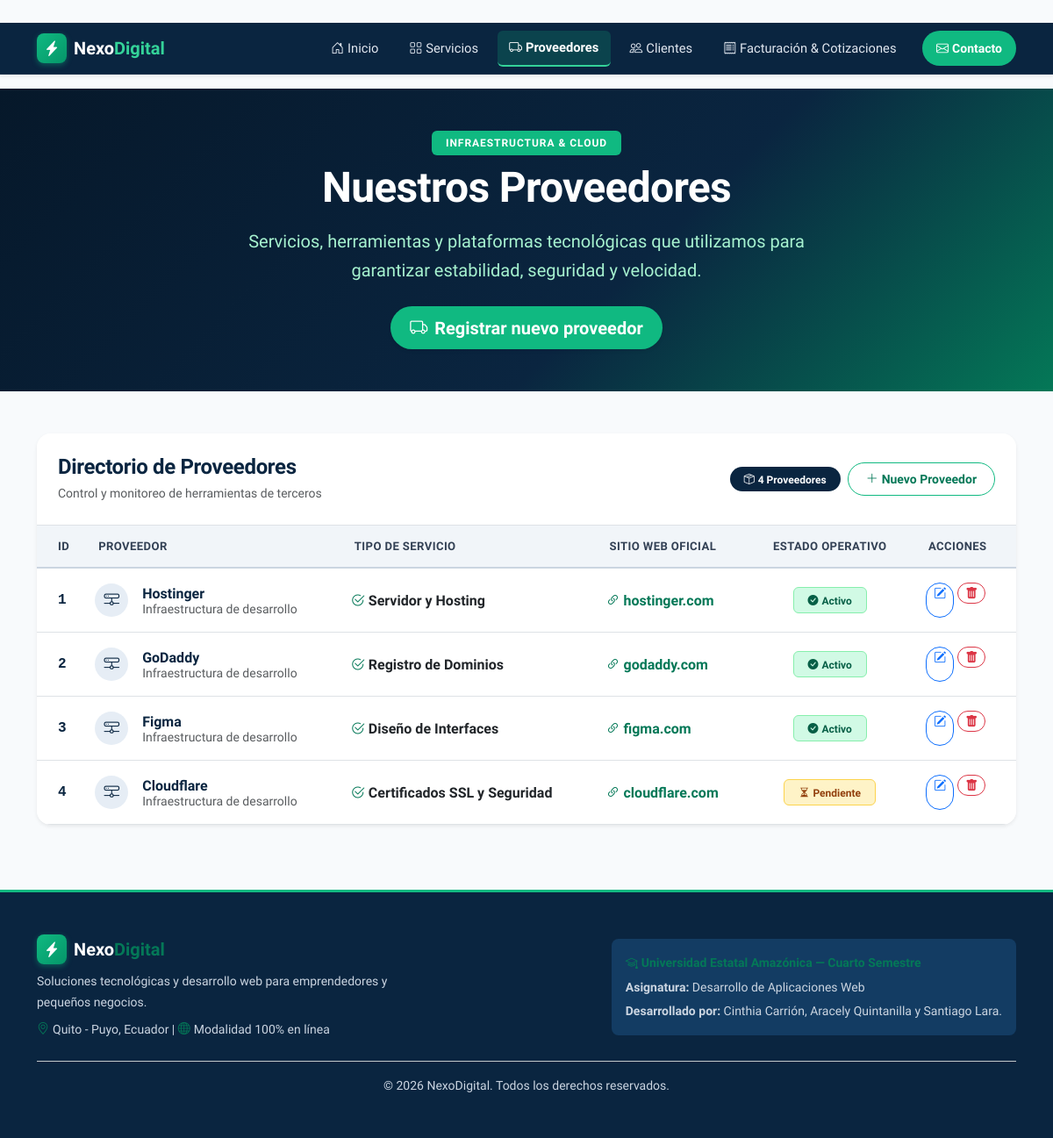
/proveedores, run on the app's committed database.
### tables this page shows
CREATE TABLE proveedores (
            id INTEGER PRIMARY KEY AUTOINCREMENT,
            nombre TEXT NOT NULL,
            tipo_servicio TEXT NOT NULL,
            sitio TEXT NOT NULL,
            estado_id INTEGER NOT NULL,
            FOREIGN KEY (estado_id) REFERENCES estados_proveedor (id)
        );

### app.py (the view)
@app.route('/proveedores')
def proveedores():
    conn = db.get_connection()
    lista_proveedores = conn.execute('''
        SELECT p.*, e.nombre AS estado_nombre
        FROM proveedores p
        JOIN estados_proveedor e ON p.estado_id = e.id
    ''').fetchall()
    conn.close()
    return render_template('proveedores.html', proveedores=lista_proveedores)

### templates/proveedores.html (shortened to what this page needs)
﻿{% extends "base.html" %}
{% block content %}
<section class="page-header py-5 text-white">
    <div class="container text-center">
        <span class="badge bg-emerald mb-2 px-3 py-2 text-uppercase fw-semibold tracking-wider">Infraestructura & Cloud</span>
        <h1 class="display-5 fw-bold mb-3">Nuestros Proveedores</h1>
        <p class="lead text-light-emerald mx-auto mb-4" style="max-width: 650px;">
            Servicios, herramientas y plataformas tecnológicas que utilizamos para garantizar estabilidad, seguridad y velocidad.
        </p>
        <div>
            <a href="{{ url_for('nuevo_proveedor') }}" class="btn btn-verde btn-lg shadow-sm">
                <i class="bi bi-truck me-2"></i>Registrar nuevo proveedor
            </a>
        </div>
    </div>
</section>
<section class="py-5">
    <div class="container">
        <div class="card shadow-sm border-0 rounded-4 overflow-hidden">
            <div class="card-header bg-white p-4 border-bottom d-flex justify-content-between align-items-center flex-wrap gap-2">
                <div>
                    <h2 class="h4 fw-bold text-navy mb-1">Directorio de Proveedores</h2>
                    <p class="text-muted small mb-0">Control y monitoreo de herramientas de terceros</p>
                </div>
                <div class="d-flex align-items-center gap-2">
                    <span class="badge bg-navy text-white px-3 py-2 rounded-pill">
                        <i class="bi bi-box-seam me-1"></i>{{ proveedores|length }} Proveedores
                    </span>
                    <a href="{{ url_for('nuevo_proveedor') }}" class="btn btn-outline-brand btn-sm">
                        <i class="bi bi-plus-lg me-1"></i>Nuevo Proveedor
                    </a>
                </div>
            </div>
            <div class="card-body p-0">
                {% if proveedores %}
                <div class="table-responsive">
                    <table class="table table-hover align-middle mb-0 custom-table">
                        <thead class="table-navy text-white">
                            <tr>
                                <th class="ps-4 py-3">ID</th>
                                <th class="py-3">Proveedor</th>
                                <th class="py-3">Tipo de Servicio</th>
                                <th class="py-3">Sitio Web Oficial</th>
                                <th class="py-3 text-center">Estado Operativo</th>
                                <th class="py-3 text-center pe-4">Acciones</th>
                            </tr>
                        </thead>
                        <tbody>
                            {% for proveedor in proveedores %}
                            <tr>
                                <td class="ps-4 py-3">
                                    <span class="fw-bold text-navy font-monospace">{{ proveedor.id }}</span>
                                </td>
                                <td class="py-3">
                                    <div class="d-flex align-items-center gap-3">
                                        <div class="avatar-circle">
                                            <i class="bi bi-hdd-network"></i>
                                        </div>
                                        <div>
                                            <span class="fw-bold text-navy d-block">{{ proveedor.nombre }}</span>
                                            <small class="text-muted">Infraestructura de desarrollo</small>
                                        </div>
                                    </div>
                                </td>
                                <td class="py-3">
                                    <span class="fw-semibold text-dark">
                                        <i class="bi bi-check2-circle text-emerald me-1"></i>{{ proveedor.tipo_servicio }}
                                    </span>
                                </td>
                                <td class="py-3">
                                    <a href="https://{{ proveedor.sitio.replace('https://', '').replace('http://', '') }}" target="_blank" rel="noopener noreferrer" class="text-decoration-none text-emerald fw-semibold">
                                        <i class="bi bi-link-45deg me-1"></i>{{ proveedor.sitio }}
                                    </a>
                                </td>
                                <td class="py-3 text-center">
                                    {% if proveedor.estado_nombre == "Activo" %}
                                        <span class="badge badge-disponible px-3 py-2">
                                            <i class="bi bi-check-circle-fill me-1"></i>Activo
                                        </span>
                                    {% elif proveedor.estado_nombre == "Pendiente" %}
                                        <span class="badge badge-proximamente px-3 py-2">
                                            <i class="bi bi-hourglass-split me-1"></i>Pendiente
                                        </span>
                                    {% else %}
                                        <span class="badge bg-secondary px-3 py-2">
                                            <i class="bi bi-dash-circle me-1"></i>{{ proveedor.estado_nombre }}
                                        </span>
                                    {% endif %}
                                </td>
                                <td class="py-3 text-center pe-4">
                                    <div class="d-inline-flex gap-1">
                                        <a href="{{ url_for('editar_proveedor', id=proveedor.id) }}" class="btn btn-outline-primary btn-sm rounded-pill" title="Editar proveedor">
                                            <i class="bi bi-pencil-square"></i>
                                        </a>
                                        <form method="POST" action="{{ url_for('eliminar_proveedor', id=proveedor.id) }}" onsubmit="return confirm('¿Estás seguro de que deseas eliminar a «{{ proveedor.nombre }}»?');" class="d-inline">
                                            <button type="submit" class="btn btn-outline-danger btn-sm rounded-pill" title="Eliminar proveedor">
                                                <i class="bi bi-trash-fill"></i>
                                            </button>
                                        </form>
                                    </div>
                                </td>
                            </tr>
                            {% endfor %}
                        </tbody>
                    </table>
                </div>
                {% endif %}
            </div>
        </div>
    </div>
</section>
{% endblock %}

### templates/base.html (shortened to what this page needs)
﻿<!DOCTYPE html>
<html lang="es">
<head>
    <link href="https://cdn.jsdelivr.net/npm/bootstrap@5.3.3/dist/css/bootstrap.min.css" rel="stylesheet">
    <link rel="stylesheet" href="https://cdn.jsdelivr.net/npm/bootstrap-icons@1.11.3/font/bootstrap-icons.min.css">
    <link rel="stylesheet" href="{{ url_for('static', filename='css/estilo.css') }}">
</head>
<body class="d-flex flex-column min-vh-100">
    {% include "components/navbar.html" %}
    <main class="flex-grow-1">
        {% block content %}{% endblock %}
    </main>
    {% include "components/footer.html" %}
</body>
</html>

### templates/components/navbar.html (shortened to what this page needs)
<nav class="navbar navbar-expand-lg navbar-dark bg-navy sticky-top shadow-sm py-2">
    <div class="container">
        <a class="navbar-brand fw-bold d-flex align-items-center gap-2 py-1" href="{{ url_for('inicio') }}">
            <span class="brand-badge"><i class="bi bi-lightning-charge-fill"></i></span>
            <span class="text-white">Nexo<span class="text-mint">Digital</span></span>
        </a>
        <div class="collapse navbar-collapse" id="menuNav">
            <ul class="navbar-nav ms-auto align-items-lg-center gap-lg-2">
                <li class="nav-item">
                    <a class="nav-link px-2 {{ 'active' if request.endpoint == 'inicio' else '' }}" href="{{ url_for('inicio') }}">
                        <i class="bi bi-house-door me-1"></i>Inicio
                    </a>
                </li>
                <li class="nav-item">
                    <a class="nav-link px-2 {{ 'active' if request.endpoint in ['servicios', 'nuevo_servicio', 'editar_servicio'] else '' }}" href="{{ url_for('servicios') }}">
                        <i class="bi bi-grid me-1"></i>Servicios
                    </a>
                </li>
                <li class="nav-item">
                    <a class="nav-link px-2 {{ 'active' if request.endpoint in ['proveedores', 'nuevo_proveedor', 'editar_proveedor'] else '' }}" href="{{ url_for('proveedores') }}">
                        <i class="bi bi-truck me-1"></i>Proveedores
                    </a>
                </li>
                <li class="nav-item">
                    <a class="nav-link px-2 {{ 'active' if request.endpoint in ['clientes', 'nuevo_cliente', 'editar_cliente'] else '' }}" href="{{ url_for('clientes') }}">
                        <i class="bi bi-people me-1"></i>Clientes
                    </a>
                </li>
                <li class="nav-item">
                    <a class="nav-link px-2 {{ 'active' if request.endpoint in ['facturacion', 'nueva_factura', 'editar_factura', 'ver_comprobante'] else '' }}" href="{{ url_for('facturacion') }}">
                        <i class="bi bi-receipt me-1"></i>Facturación & Cotizaciones
                    </a>
                </li>
                <li class="nav-item ms-lg-2">
                    <a class="btn btn-verde btn-sm px-3 rounded-pill" href="{{ url_for('inicio') }}#contacto">
                        <i class="bi bi-envelope me-1"></i>Contacto
                    </a>
                </li>
            </ul>
        </div>
    </div>
</nav>

### templates/components/footer.html (shortened to what this page needs)
<footer class="footer-custom mt-auto text-white">
    <div class="container py-5">
        <div class="row g-4 justify-content-between align-items-center">
            <div class="col-lg-5 text-center text-lg-start">
                <div class="d-flex align-items-center justify-content-center justify-content-lg-start gap-2 mb-2">
                    <span class="brand-badge"><i class="bi bi-lightning-charge-fill"></i></span>
                    <span class="h5 mb-0 fw-bold">Nexo<span class="text-emerald">Digital</span></span>
                </div>
                <p class="text-light-muted mb-0 small">
                    Soluciones tecnológicas y desarrollo web para emprendedores y pequeños negocios.
                </p>
                <p class="text-light-muted small mt-2 mb-0">
                    <i class="bi bi-geo-alt me-1 text-emerald"></i>Quito - Puyo, Ecuador | <i class="bi bi-globe me-1 text-emerald"></i>Modalidad 100% en línea
                </p>
            </div>
            <div class="col-lg-7 text-center text-lg-end">
                <div class="credits-box p-3 rounded-3 bg-navy-light d-inline-block text-start">
                    <p class="mb-1 small fw-semibold text-emerald">
                        <i class="bi bi-mortarboard me-1"></i>Universidad Estatal Amazónica — Cuarto Semestre
                    </p>
                    <p class="mb-1 small text-light-muted">
                        <strong>Asignatura:</strong> Desarrollo de Aplicaciones Web
                    </p>
                    <p class="mb-0 small text-light-muted">
                        <strong>Desarrollado por:</strong> Cinthia Carrión, Aracely Quintanilla y Santiago Lara.
                    </p>
                </div>
            </div>
        </div>
        <div class="border-top border-secondary-subtle mt-4 pt-3 text-center small text-light-muted">
            <p class="mb-0">© 2026 NexoDigital. Todos los derechos reservados.</p>
        </div>
    </div>
</footer>

### data on the page
proveedores: id "1", nombre "Hostinger", tipo_servicio "Servidor y Hosting", sitio "hostinger.com", shows "Activo"
proveedores: id "2", nombre "GoDaddy", tipo_servicio "Registro de Dominios", sitio "godaddy.com", shows "Activo"
proveedores: id "3", nombre "Figma", tipo_servicio "Diseño de Interfaces", sitio "figma.com", shows "Activo"
proveedores: id "4", nombre "Cloudflare", tipo_servicio "Certificados SSL y Seguridad", sitio "cloudflare.com", shows "Pendiente"

### other printed values
{{ proveedores|length }} "4"
